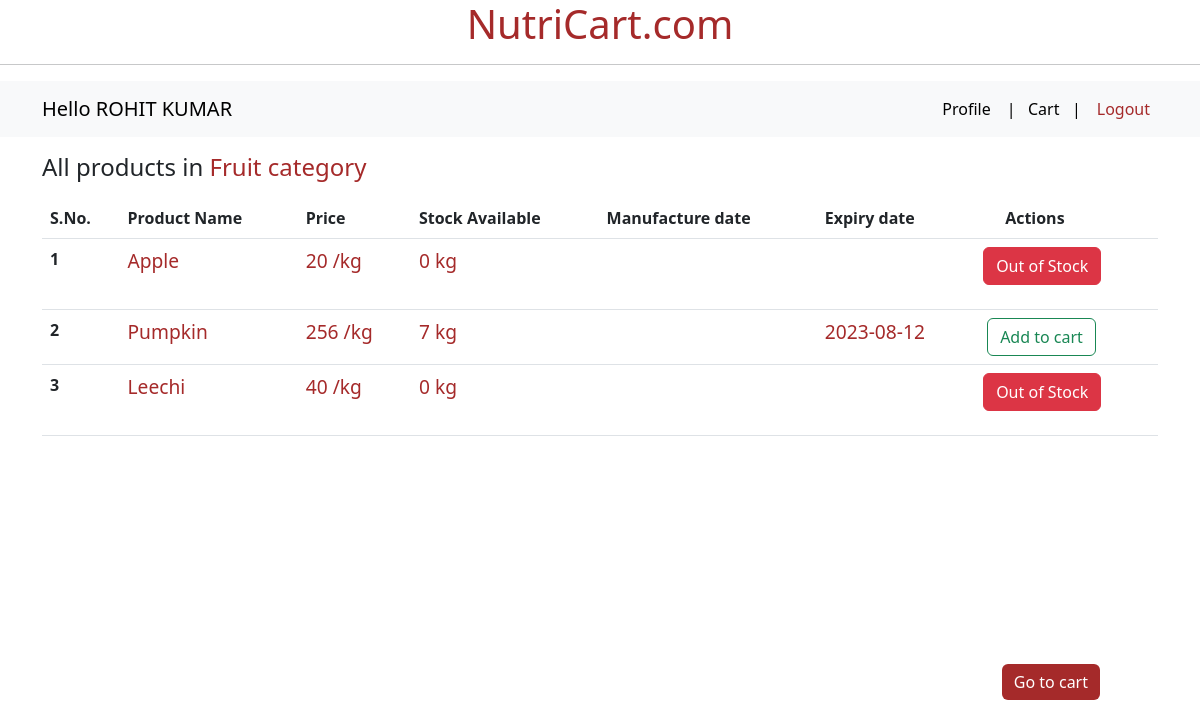
The app's page /see_product/user/1/1 with its own data.
### app.py (models this page shows)
class User(db.Model,UserMixin ):
    __tablename__= "user"
    id = db.Column(db.Integer, primary_key=True)
    first_name = db.Column(db.String(30),nullable=False)
    email = db.Column(db.String, unique= True, nullable=False)
    address = db.Column(db.String(), nullable=False)
    pincode = db.Column(db.String(6), nullable=False)
    phone = db.Column(db.String(10))
    password = db.Column(db.String(16), nullable=False)

class Category(db.Model, UserMixin):
    __tablename__ = "category"
    id = db.Column(db.Integer, primary_key=True)
    category_name = db.Column(db.String(100), unique= True, nullable= False )

class Product(db.Model, UserMixin):
    __tablename__="product"
    id= db.Column(db.Integer, primary_key=True)
    product_name = db.Column(db.String(50), unique=True, nullable= False)
    rate = db.Column(db.Float,nullable = False)
    unit = db.Column(db.String(20), nullable = False)
    manufacture= db.Column(db.String(100))
    expiry =db.Column(db.String(100))
    stock_quantity = db.Column(db.Integer,nullable = False)
    category_id = db.Column(db.Integer ,db.ForeignKey('category.id'), nullable=False)

### app.py (the view)
@app.route('/see_product/<user_type>/<user_id>/<int:cat_id>')
def see_product(user_type, user_id, cat_id):
    view_type = request.args.get('user_type')
    allProduct = Product.query.filter_by(category_id=cat_id).all()
    category = Category.query.filter_by(id=cat_id).first()
    if view_type =='admin_view':
        return render_template('see_product.html',user_type=user_type, allProduct=allProduct, category=category)
    else:
        user = User.query.filter_by(id=int(user_id)).first()
        return render_template('see_product.html', user= user, user_type=user_type,allProduct=allProduct, category=category )

### templates/see_product.html (shortened to what this page needs)
{% extends 'base.html' %}
{% block body %}
{% if user_type=='admin' %}
{% block admin %}
{% block navbar %}
<div>
    <nav class="navbar navbar-expand-lg bg-body-tertiary">
        <div class="container">
            <a class="navbar-brand" href="/admin_dashboard">Rohit's dashboard</a>
            <div>
                <div class="navbar-nav">
                    <a class="nav-link active" aria-current="page" href="/admin_dashboard">Home</a>
                    <a class="nav-link active" href="#">|&nbsp; &nbsp;Summary &nbsp;&nbsp;| </a>
                    <a class="nav-link" style="color:brown;" href="/">Logout</a>
                </div>
            </div>
        </div>
    </nav>
</div>
{% endblock navbar %}
{% if allProduct|length==0 %}
<div class="container my-3">
    <div class="alert alert-dark" role="alert">
        No products found in <span style="color: brown;"><strong>{{category.category_name}} category</strong></span>.
        Click below to add your first Product now!
        <p class="my-3"><a type="button" href="/add_product/{{category.id}}" class="btn btn-primary"
                style="background-color: brown; border: none;">+ Add new Product</a></p>
    </div>
</div>
{% else %}
<div class="button-container">
    <a type="button" href="/add_product/{{category.id}}" class="btn btn-primary add_category">+ Add new product</a>
</div>
<div class="container my-3">
    <h4>All products in <span style="color: brown;">{{category.category_name}} category</span></h4>
    <table class="table my-3">
        <thead>
            <tr>
                <th scope="col">S.No.</th>
                <th scope="col">Product Name</th>
                <th scope="col">Price</th>
                <th scope="col">Stock Available</th>
                <th scope="col">Manufacture date</th>
                <th scope="col">Expiry date</th>
                <th scope="col" style="padding-left: 80px;"> Actions</th>
            </tr>
        </thead>
        <tbody>
            {% for prod in allProduct %}
            <tr>
                <th scope="row">{{ loop.index }}</th>
                <td style="color: brown; font-size: larger;">{{ prod.product_name }}</td>
                <td style="color: brown; font-size: larger;">{{ prod.rate }} /{{prod.unit}}</td>
                <td style="color: brown; font-size: larger;">
                    {% if  prod.stock_quantity == 0 %}
                    <b>No Stock Left</b>
                    {% else %}
                    {{ prod.stock_quantity }} {{prod.unit}}
                    {% endif %}
                </td>
                <td style="color: brown; font-size: larger;">{{ prod.manufacture }}</td>
                <td style="color: brown; font-size: larger;">{{ prod.expiry }}</td>
                <td>
                    <a href="/edit_product/{{prod.id}}" type="button" class="btn btn-outline-success sm mx-1">Edit</a>
                    <a href="/delete_product/{{prod.id}}" type="button" class="btn btn-outline-danger sm mx-1">Delete
                        product</a>
                </td>
            </tr>
            {% endfor %}
        </tbody>
    </table>
</div>
{% endif %}
{% endblock admin %}
{% else %}
{% block User %}
<div>
    <nav class="navbar navbar-expand-lg bg-body-tertiary">
        <div class="container">
            <a class="navbar-brand" href="/user_dashboard/{{user.id}}"> Hello {{user.first_name}}</a>
            <div>
                <div class="navbar-nav">
                    <a class="nav-link active" aria-current="page" href="/profile/{{user.id}}">Profile</a>
                    <a class="nav-link active" href="/cart/{{user.id}}">|&nbsp; &nbsp;Cart&nbsp; &nbsp;|</a>
                    <a class="nav-link" style="color:brown;" href="/">Logout</a>
                </div>
            </div>
        </div>
    </nav>
</div>
{% if allProduct|length==0 %}
<div class="container my-3">
    <div class="alert alert-dark" role="alert">
        No products found in <span style="color: brown;"><strong>{{category.category_name}} category</strong></span> !
        <p class="my-3">
            <a type="button" href="/user_dashboard/{{user.id}}" class="btn btn-primary"
                style="background-color: brown; border: none;">Go back to dashboard</a></p>
    </div>
</div>
{% else %}
<div class="button-container">
    <a type="button" href="/cart/{{user.id}}" class="btn btn-primary add_category">Go to cart</a>
</div>
<div class="container my-3">
    <h4>All products in <span style="color: brown;">{{category.category_name}} category</span></h4>
    <table class="table my-3">
        <thead>
            <tr>
                <th scope="col">S.No.</th>
                <th scope="col">Product Name</th>
                <th scope="col">Price</th>
                <th scope="col">Stock Available</th>
                <th scope="col">Manufacture date</th>
                <th scope="col">Expiry date</th>
                <th scope="col" style="padding-left: 30px;"> Actions</th>
            </tr>
        </thead>
        <tbody>
            {% for prod in allProduct %}
            <tr>
                <th scope="row">{{ loop.index }}</th>
                <td style="color: brown; font-size: larger;">{{ prod.product_name }}</td>
                <td style="color: brown; font-size: larger;">{{ prod.rate }} /{{prod.unit}}</td>
                <td style="color: brown; font-size: larger;">{{ prod.stock_quantity }} {{prod.unit}}</td>
                <td style="color: brown; font-size: larger;">{{ prod.manufacture }}</td>
                <td style="color: brown; font-size: larger;">{{ prod.expiry }}</td>
                <td>
                    {% if  prod.stock_quantity == 0 %}
                    <p  class="btn btn-danger">Out of Stock</p>
                    {% else %}
                    <a href="/add_to_cart/{{user.id}}/{{prod.category_id}}/{{prod.id}}" type="button" class="btn btn-outline-success sm mx-1">Add to cart</a>
                    {% endif %}
                </td>
            </tr>
            {% endfor %}
        </tbody>
    </table>
</div>
{% endif %}
{% endblock User %}
{% endif %}
{% endblock %}

### static/css/style.css (style rules this page uses)
.add_category { color: white; position: fixed; bottom: 100px; right: 100px; background-color:brown; border:0ch }

### records on screen
User: first_name "ROHIT KUMAR"
Category: category_name "Fruit"
Product: product_name "Apple", rate "20", unit "kg", stock_quantity "0", shows "Out of Stock"
Product: product_name "Pumpkin", rate "256", unit "kg", stock_quantity "7", expiry "2023-08-12"
Product: product_name "Leechi", rate "40", unit "kg", stock_quantity "0", shows "Out of Stock"
